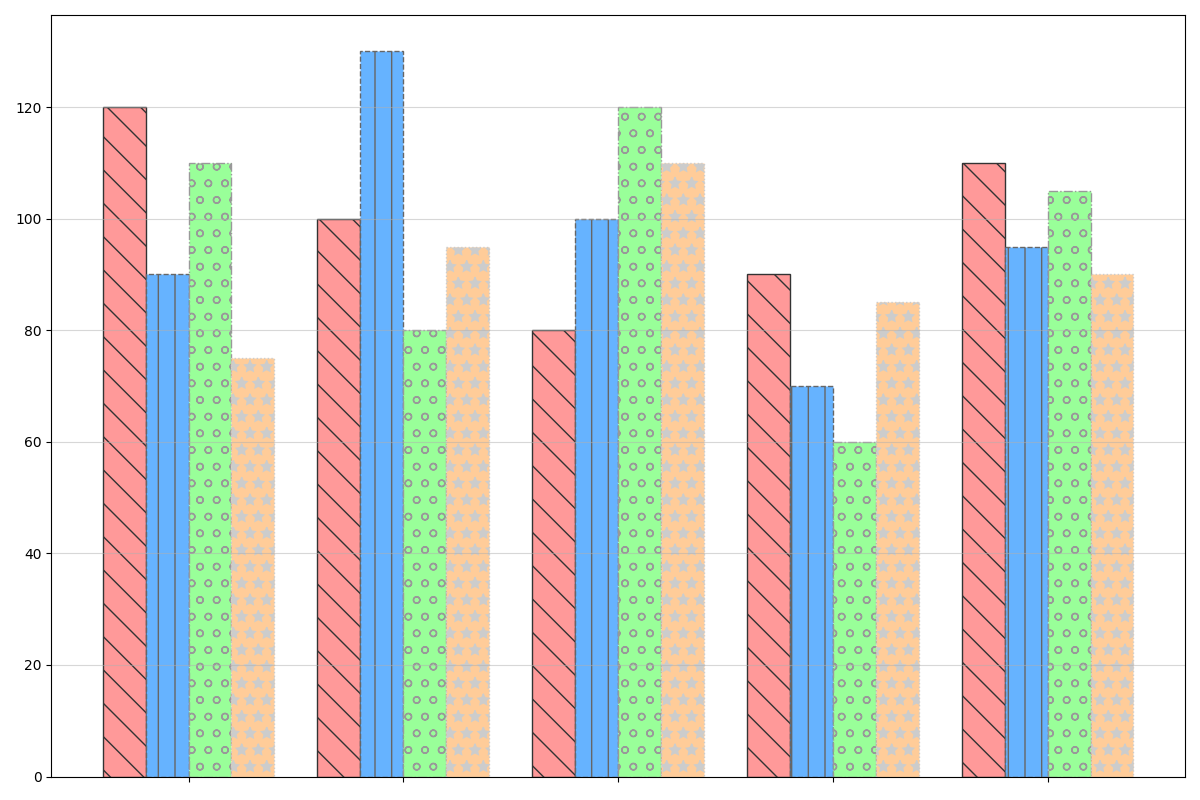

Write Python code to recreate this figure.
import matplotlib.pyplot as plt
import numpy as np

# Data setup
produce_types = ['Galactic Grains', 'Cosmic Fruits', 'Stellar Vegetables', 'Nebula Nuts', 'Astro Apples']
xylot_output = [120, 100, 80, 90, 110]
zarnon_output = [90, 130, 100, 70, 95]
kryla_output = [110, 80, 120, 60, 105]
lunar_output = [75, 95, 110, 85, 90]

bar_width = 0.2
bar_positions = np.arange(len(produce_types))

fig, ax = plt.subplots(figsize=(12, 8))

# Bar chart without textual elements
ax.bar(bar_positions - 1.5 * bar_width, xylot_output, width=bar_width, color='#ff9999', edgecolor='#333333', linestyle='-', hatch='\\')
ax.bar(bar_positions - 0.5 * bar_width, zarnon_output, width=bar_width, color='#66b3ff', edgecolor='#666666', linestyle='--', hatch='|')
ax.bar(bar_positions + 0.5 * bar_width, kryla_output, width=bar_width, color='#99ff99', edgecolor='#999999', linestyle='-.', hatch='o')
ax.bar(bar_positions + 1.5 * bar_width, lunar_output, width=bar_width, color='#ffcc99', edgecolor='#cccccc', linestyle=':', hatch='*')

ax.set_xticks(bar_positions)
ax.set_xticklabels([''] * len(produce_types))  # Removing group labels

ax.yaxis.grid(True, linestyle='-', alpha=0.5)

plt.tight_layout()
plt.show()
